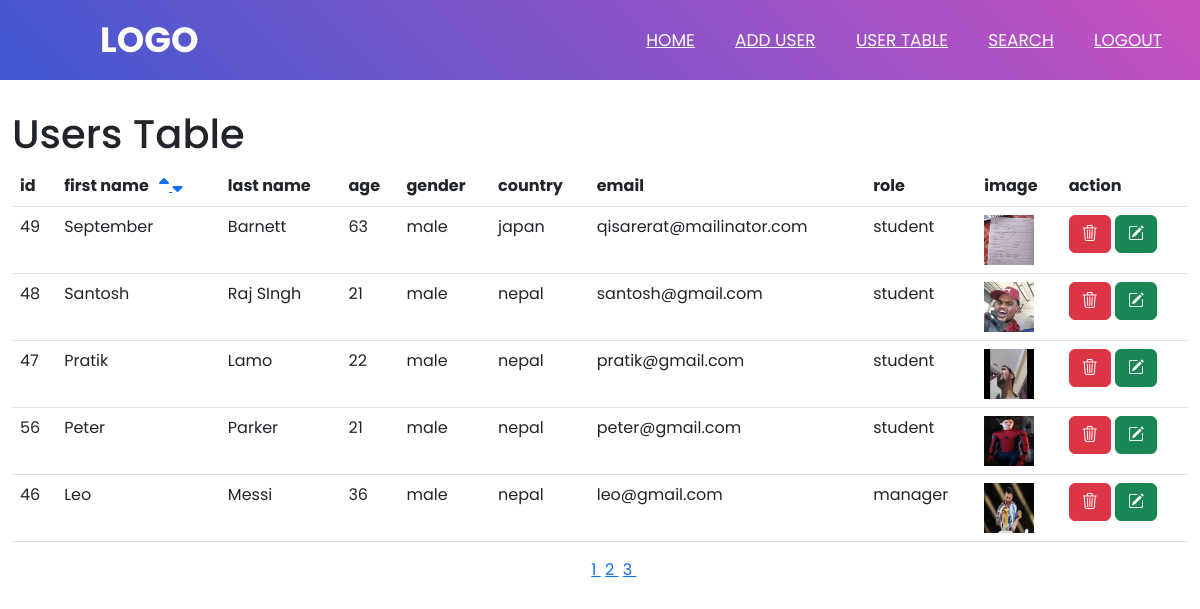
Screenshot of /users.php?order=desc&field=first_name (signed in) with the database file from the repository.
### tables this page shows
CREATE TABLE `student` (
  `id` int(11) NOT NULL,
  `first_name` varchar(100) NOT NULL,
  `last_name` varchar(100) NOT NULL,
  `age` int(100) NOT NULL,
  `gender` enum('male','female') NOT NULL,
  `country` enum('nepal','india','japan') NOT NULL,
  `image` varchar(100) NOT NULL,
  `email` varchar(100) NOT NULL,
  `password` varchar(100) NOT NULL,
  `role` varchar(100) NOT NULL
);

### users.php (the view, shortened to what this page needs)
<?php
    require_once('database.php');
    require_once('header.php');
    $pageSql = "SELECT * FROM student";
    $pResponse = mysqli_query($connection, $pageSql);
    $total = mysqli_num_rows($pResponse);
    $offset = 0;
    $limit = 5;
    $page = ceil($total / $limit);
    if(isset($_GET['order'])){
        $order = $_GET['order'];
        $field = $_GET['field'];
        $query = "SELECT * FROM student ORDER BY $field $order LIMIT $offset,$limit";
        $result = mysqli_query($connection,$query);
        }
    else{
        $selectSql = "SELECT * FROM student ORDER BY id LIMIT $offset,$limit";
        $result = mysqli_query($connection, $selectSql);
    }
?>
<!DOCTYPE html>
<html lang="en">
<head>
    <link rel="stylesheet" href="https://cdn.jsdelivr.net/npm/bootstrap-icons@1.10.5/font/bootstrap-icons.css">
    <link rel="stylesheet" href="https://cdn.jsdelivr.net/npm/bootstrap@5.2.3/dist/css/bootstrap.min.css"
>
</head>
<body>
    <div class="container-xxl">
    <h1>Users Table</h1>
<table class="table">
    <thead class="thead-light">
        <tr>
            <th scope="col">id</th>
            <th scope="col">first name &nbsp; <a href="users.php?order=asc&field=first_name" id="sortAsc">
                    <i class="fa-solid fa-sort-up"></i>
                </a>
                <a href="users.php?order=desc&field=first_name" id="sortDesc">
                    <i class="fa-solid fa-sort-down"></i>
                </a>
            </th>
            <th scope="col">last name</th>
            <th scope="col">age</th>
            <th scope="col">gender</th>
            <th scope="col">country</th>
            <th scope="col">email</th>
            <th scope="col">role</th>
            <th scope="col">image</th>
            <th scope="col">action</th>
        </tr>
    </thead>
    <tbody>
        <?php
    while($row = mysqli_fetch_assoc($result)){
    ?>
        <tr>
            <td>
                <?php echo $row['id'] ?>
            </td>
            <td>
                <?php echo $row['first_name'] ?>
            </td>
            <td>
                <?php echo $row['last_name'] ?>
            </td>
            <td>
                <?php echo $row['age'] ?>
            </td>
            <td>
                <?php echo $row['gender'] ?>
            </td>
            <td>
                <?php echo $row['country'] ?>
            </td>
            <td>
                <?php echo $row['email'] ?>
            </td>
            <td>
                <?php echo $row['role'] ?>
            </td>
            <td><img src="uploads/<?php echo $row['image'] ?>" alt="image" width="50px" height="50px"></td>
            <td>
                <a onclick="return confirm('Are you sure to delete?')"
                    href="users.php?id=<?=$row['id']?>&image=<?=$row['image']?>" class="btn btn-danger"><i
                        class="bi bi-trash3"></i></a>
                <a href="edit.php?id=<?=$row['id']?>" class="btn btn-success"><i class="bi bi-pencil-square"></i></a>
            </td>
        </tr>
        <?php
            }
        ?>
    </tbody>
</table>
    </div>
    <div style="display:flex; justify-content: center;">
        <ul style="display:flex; justify-content: center;">
            <?php for ($i = 1; $i <=$page; $i++) : ?>
            <li><a href="?page=<?=$i?>">
                    <?= $i; ?>
                </a> &nbsp;</li>
            <?php endfor; ?>
        </ul>
    </div>
</body>
</html>

### css/header.css (style rules this page uses)
* { padding: 0; margin: 0; text-decoration: none; list-style: none; box-sizing: border-box; font-family: 'Poppins', sans-serif; }

### rows the page displays
student: id "49", first_name "September", last_name "Barnett", age "63", gender "male", country "japan", email "qisarerat@mailinator.com", role "student", image (picture)
student: id "48", first_name "Santosh", last_name "Raj SIngh", age "21", gender "male", country "nepal", email "santosh@gmail.com", role "student", image (picture)
student: id "47", first_name "Pratik", last_name "Lamo", age "22", gender "male", country "nepal", email "pratik@gmail.com", role "student", image (picture)
student: id "56", first_name "Peter", last_name "Parker", age "21", gender "male", country "nepal", email "peter@gmail.com", role "student", image (picture)
student: id "46", first_name "Leo", last_name "Messi", age "36", gender "male", country "nepal", email "leo@gmail.com", role "manager", image (picture)
